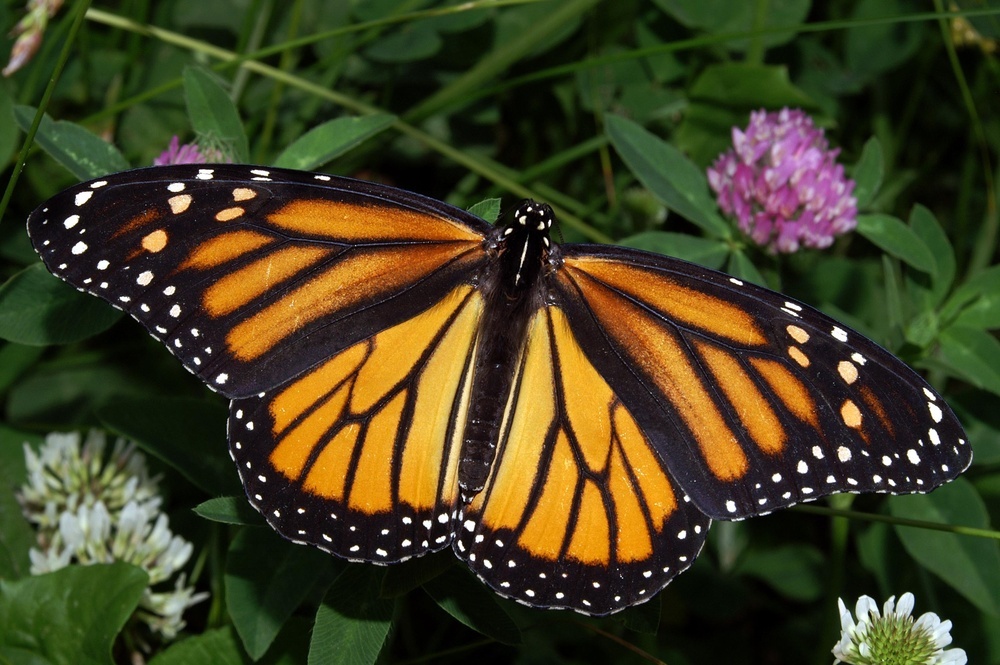
#> input picture image_segmentation/images/monarch.jpg, 1000 x 665 px, shrunk from 3008 x 2000 before the run
$ jupyter execute K-means_clustering_for_image_segmentation.ipynb   (shell and % lines are left out)
#> lines starting #> are read from the running program, lines starting #| are printed output that depends on the picture; after the words box and inside, x2 and y2 are one past the last pixel; in counts of white or black regions, pixels touching at a corner belong together
# K-means Clustering in OpenCV

K-means clustering and segmentation is documented, [here](http://docs.opencv.org/3.0-beta/doc/py_tutorials/py_ml/py_kmeans/py_kmeans_opencv/py_kmeans_opencv.html).

[cell 1]
import numpy as np
import matplotlib.pyplot as plt
import cv2

[cell 2]
image = cv2.imread('images/monarch.jpg')
#> image is the input picture: shape (665, 1000, 3); mean B, G, R 32.9, 63.4, 66.8

image_copy = np.copy(image)

image_copy = cv2.cvtColor(image_copy, cv2.COLOR_BGR2RGB)

print(image_copy.shape)
#| (665, 1000, 3)

plt.imshow(image_copy)

### Prepare data for K-means

* We need to first reshape the image into 2D array so that we can feed it into the K-means algorithm.
* We then convert type of the 2D array into float.
* OpenCV K-means function expect this kind of data.

[cell 3]
# Reshape image into a 2D array of pixels and 3 color values (RGB)
pixel_vals = image_copy.reshape([-1, 3])

# Convert to float type
pixel_vals = np.float32(pixel_vals)

print(pixel_vals.shape)
#| (665000, 3)

### Implement K-means clustering

[cell 4]
K = 2

criteria = (cv2.TERM_CRITERIA_EPS + cv2.TERM_CRITERIA_MAX_ITER, 10, 1.0)

# The kmeans function takes in:
# 1. m by 3 array of pixel values
# 2. the number of clusters, K
# 3. any labels we want; we set None in this case
# 4. stop criteria
# 5. number of attempts
# 6. the way to choose initial center points; we set random in this case
# This function returnes
# 1. labels for every training points (i.e., pixel values)
# 2. cluster centers
retval, labels, centers = cv2.kmeans(pixel_vals, K, None, criteria, 10, cv2.KMEANS_RANDOM_CENTERS)
#> retval = 1.91e+09; centers = [[34.69, 42.62, 21.53], [195.9, 146.8, 78.71]]

print(labels.shape)
#| (665000, 1)
print(centers.shape)
#| (2, 3)

# Convert data into 8-bit values
centers = np.uint8(centers)
#> centers = [[34, 42, 21], [195, 146, 78]]

print(centers.shape)
#| (2, 3)
print(labels.flatten().shape)
#| (665000,)

segmented_data = centers[labels.flatten()]

# Reshape data into the original image dimension
segmented_image = segmented_data.reshape((image_copy.shape))
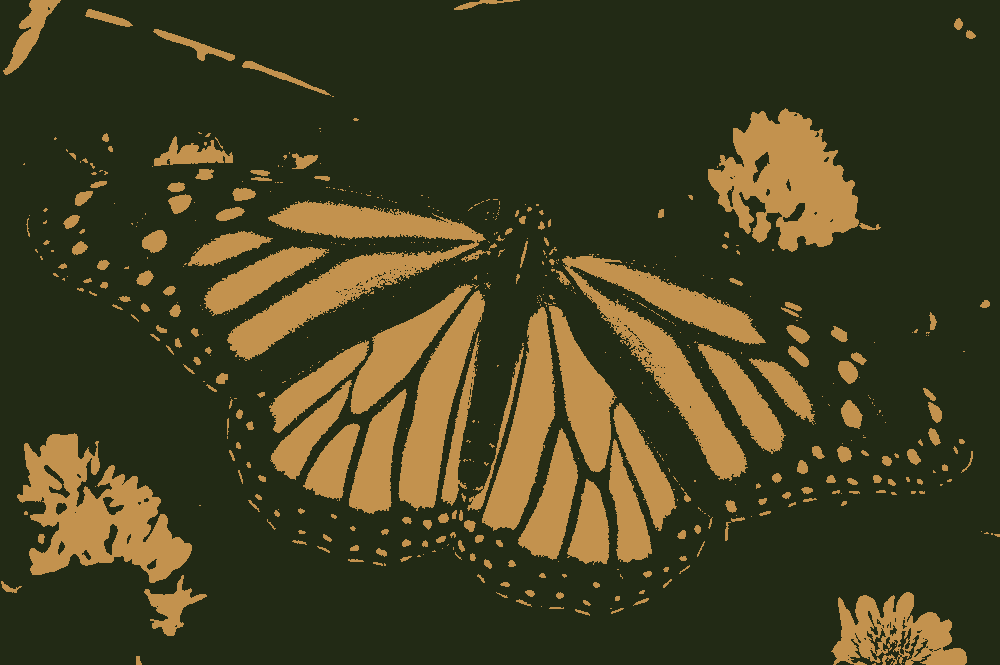
#> segmented_image: shape (665, 1000, 3); mean R, G, B 66, 62.7, 32.3
labels_reshape = labels.reshape(image_copy.shape[0], image_copy.shape[1])
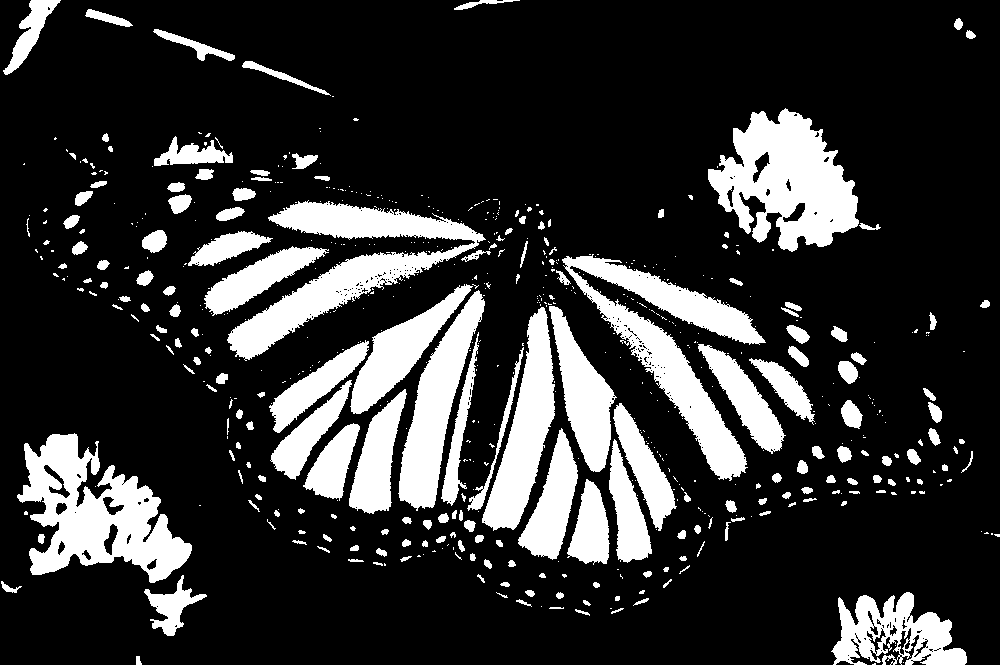
#> labels_reshape: shape (665, 1000) int32; values 0 (black) and 1 (white), 19.9% white; 610 white regions (407 under 20 px), largest, box (x1, y1, x2, y2) and area: (17, 433, 192, 583) 12717, (708, 108, 859, 252) 12595, (562, 254, 766, 481) 12281

plt.imshow(segmented_image)
